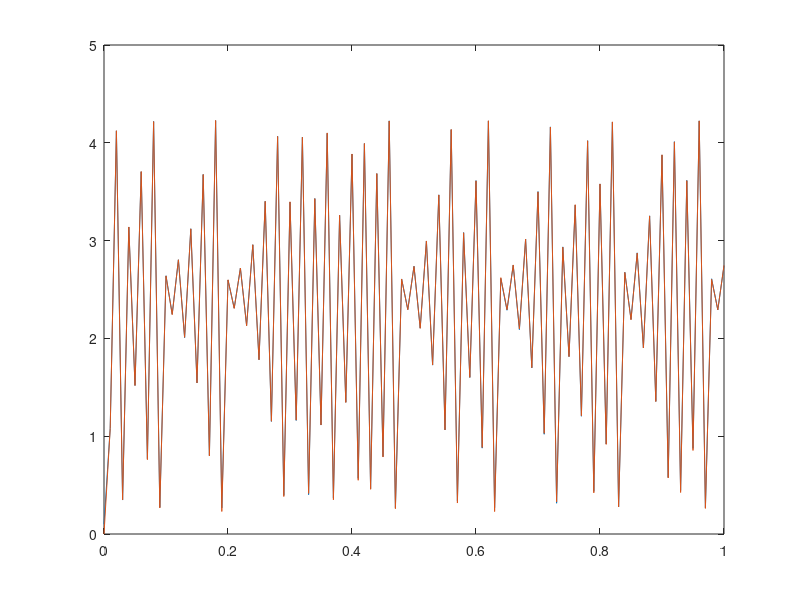

The MATLAB source for this figure:
t = 0:0.01:1;
L = length(t);
x = zeros(1,L);
y = zeros(1,L);

x(1) = 0.1;
y(1) = 0.01^2;

for i = 2:L%生成数据
    x(i) = sin(x(i-1))+5*x(i-1)/(x(i-1)^2+0.5);%状态方程
    y(i) = x(i)^2 + normrnd(0,0.01);%观测方程
end

n = 100;%粒子数
%开辟空间
xold = zeros(1,n);
xnew = zeros(1,n);
xplus = zeros(1,n);
w = zeros(1,n);
%初始化
for i = 1:n
    xold(i) = 0.1;
    w(i) = 1/n; 
end

for i = 2:L
    for j = 1:n
        xold(j) = sin(xold(j))+5*xold(j)/(xold(j)^2+0.5)+normrnd(0,0.1);%更新粒子位置
    end
    for j = 1:n
        w(j) = exp(-((y(i)-xold(j)^2)^2/(2*0.001)));%更新权重
    end
    w = w/sum(w);
    %重采样
    c = zeros(1,n);
    c(1) = w(1);
    for j = 2:n
        c(j) = c(j-1)+w(j);
    end

    for j =1 :n
        a=unifrnd(0,1);
        for k = 1:n
            if(a<c(k))
                xnew(j) = xold(k);
                break;
            end
        end
    end
    %将重采样后的粒子赋予粒子
    xold = xnew;
    for j= 1:n
        w(j)=1/n;
    end
    %获取当前估计值（通过期望）
    xplus(i) = sum(xnew)/n;
end

plot(t,x,t,xplus)